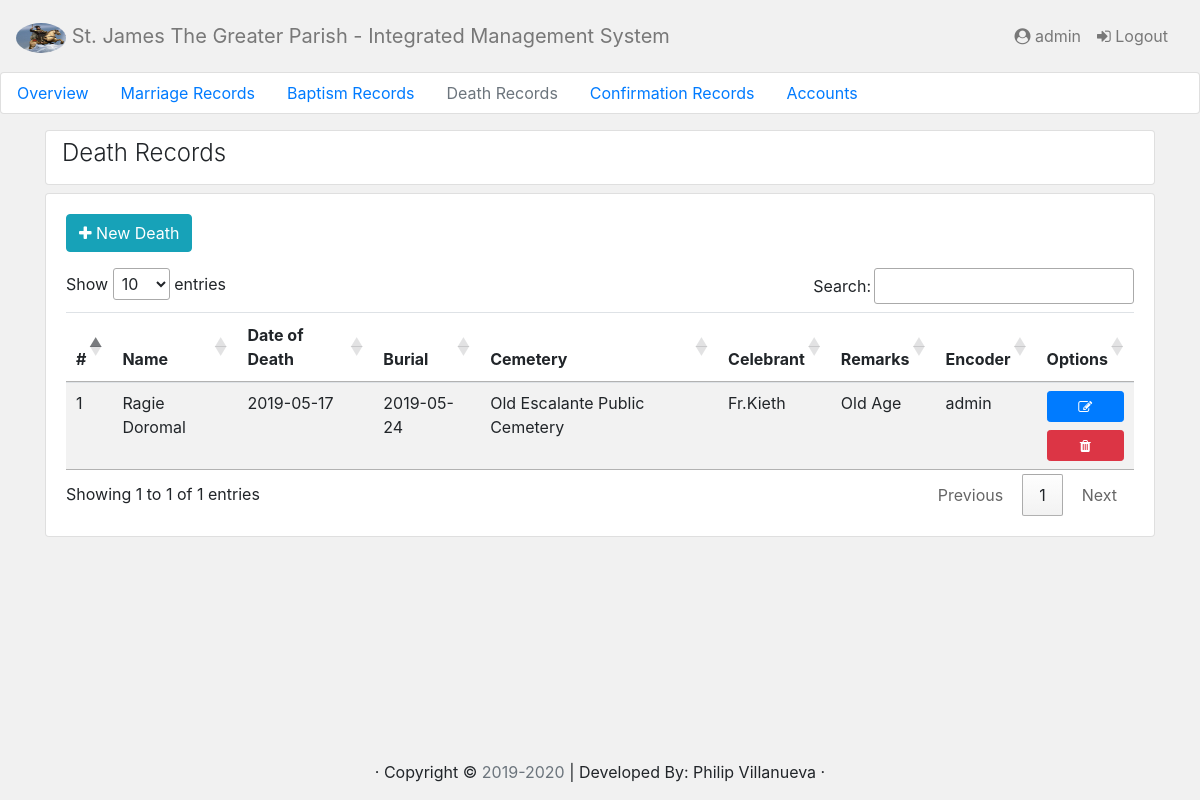
The app's page /view/death/index.php (signed in) with its own data.
### tables this page shows
CREATE TABLE `death` (
  `id` int(11) NOT NULL,
  `name` varchar(255) DEFAULT NULL,
  `address` varchar(255) DEFAULT NULL,
  `age` int(11) DEFAULT NULL,
  `parent` varchar(255) DEFAULT NULL,
  `minister` varchar(255) DEFAULT NULL,
  `dateofdeath` date DEFAULT NULL,
  `cemetery` varchar(255) DEFAULT NULL,
  `burial` date DEFAULT NULL,
  `celebrant` varchar(255) DEFAULT NULL,
  `remarks` varchar(255) DEFAULT NULL,
  `created_at` timestamp NOT NULL DEFAULT CURRENT_TIMESTAMP ON UPDATE CURRENT_TIMESTAMP,
  `encoder` varchar(255) DEFAULT NULL
);

### view/class/Death.php (called while the page is built, shortened)
<?php
class Death
{
      function getall(){
            $conn = new Conn();
            $cn = $conn->connect(1);
            $data = array();
            $ctr = 0;
            $sql = "SELECT id,name, address, age, parent, minister, dateofdeath, cemetery, burial, celebrant, remarks,encoder,created_at FROM death ";
            $qry = $cn->prepare($sql);
            $qry->execute();
            $qry->bind_result($id,$name,$address,$age,$parent,$minister,$dateofdeath,$cemetery,$burial,$celebrant,$remarks,$encoder,$created_at);
            while($qry->fetch()){
                $data[$ctr]['id'] = $id;
                $data[$ctr]['name'] = $name;
                $data[$ctr]['address'] = $address;
                $data[$ctr]['age'] = $age;
                $data[$ctr]['parent'] = $parent;
                $data[$ctr]['minister'] = $minister;
                $data[$ctr]['dateofdeath'] = $dateofdeath;
                $data[$ctr]['cemetery'] = $cemetery;
                $data[$ctr]['burial'] = $burial;
                $data[$ctr]['celebrant'] = $celebrant;
                $data[$ctr]['remarks'] = $remarks;
                $data[$ctr]['encoder'] = $encoder;
                $data[$ctr]['created_at'] = $created_at;
                $ctr++;
            }
            return $data;
      }
}
?>

### view/death/index.php (the view, shortened to what this page needs)
<?php
require_once '../class/Death.php';
$death = new Death();
require_once "header.php"; ?>
<div class="container mt-3 mb-3">
	<div class="row">
		<div class="col-md-12  animated fadeIn">
			<div class="card mb-2"><h4 class="font-weight-light navbar-text ml-3">Death Records</h4></div>
			<div class="card mb-5">
				<div class="card-body">
					<a href="form.php"><button class="btn btn-info mb-3"><i class="fa fa-plus"></i> New Death</button>	</a>
					<div class="table-responsive">
						<table id="myTable" class="table table-hover table-striped">
							<thead>
								<tr>
									<th>#</th>
									<th>Name</th>
		                            <th>Date of Death</th>
		                            <th>Burial</th>
		                            <th>Cemetery</th>
		                            <th>Celebrant</th>
		                            <th>Remarks</th>
		                            <th>Encoder</th>
		                            <th>Options</th>
								</tr>
							</thead>
							<tbody>
								 <?php
                    				$i = 1;
                                    $Death_arr = $death->getall();
                                    foreach($Death_arr as $value){
                                        echo "<tr>
                                       		<td>".$i++."</tdd>
                                            <td >$value[name]</td>
                                            <td>$value[dateofdeath]</td>
                                            <td>$value[burial]</td>
                                            <td>$value[cemetery]</td>
                                            <td>$value[celebrant]</td>
                                            <td>$value[remarks]</td>
                                            <td>$value[encoder]</td>
                                            <td>
												<a href='edit.php?mid=$value[id]' class='btn btn-block btn-primary btn-sm'><span class='fa fa-edit'></span></a>
												<a href='delete.php?mid=$value[id]' onclick='return confirm_delete()' class='btn btn-sm btn-danger btn-block' ><i class='fa fa-trash'></i></a>
                                       </td>
                                        </tr>";
                                    }
                                ?>
							</tbody>
						</table>
					</div>
				</div>
			</div>
		</div>
	</div>
</div>
<?php require_once "footer.php" ?>

### view/death/header.php (style rules this page uses)
a, u { text-decoration: none; }

### records on screen
death: name "Ragie Doromal", dateofdeath "2019-05-17", burial "2019-05-24", cemetery "Old Escalante Public Cemetery", celebrant "Fr.Kieth", remarks "Old Age", encoder "admin"

### other values on screen
$_SESSION['username'] "admin"
